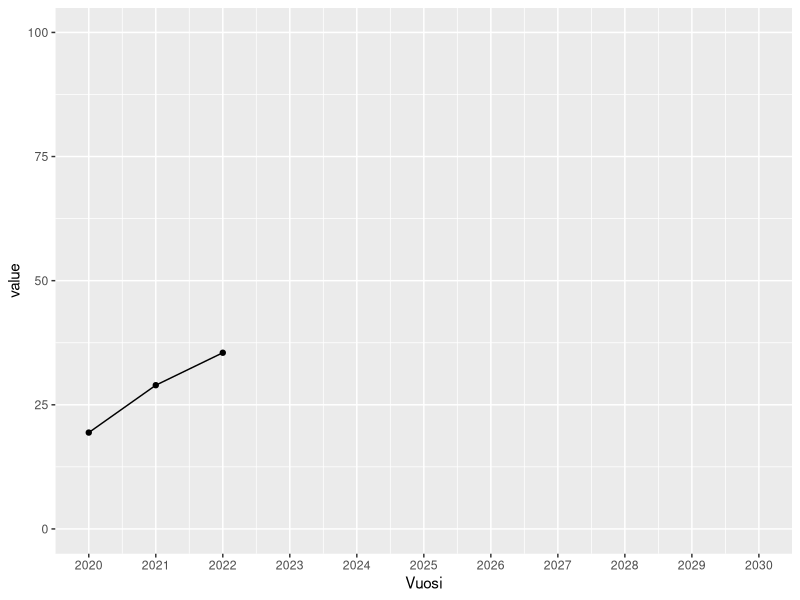
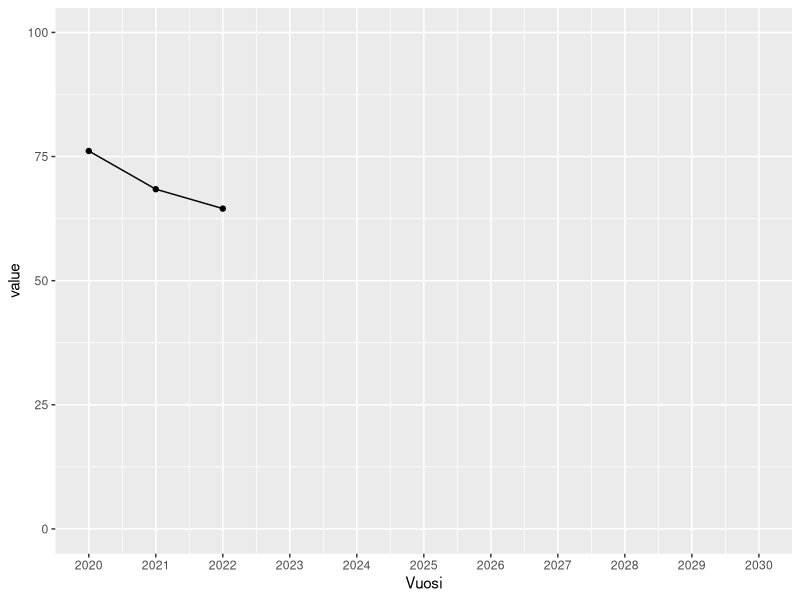
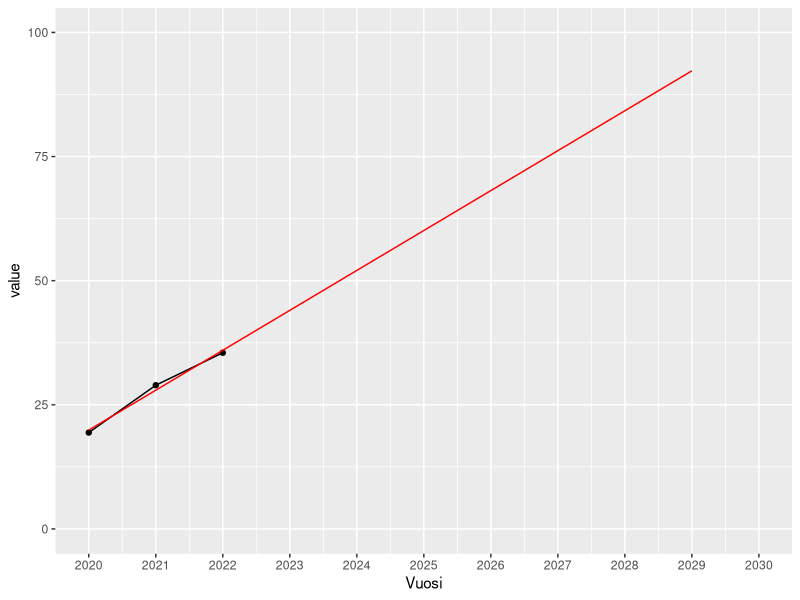
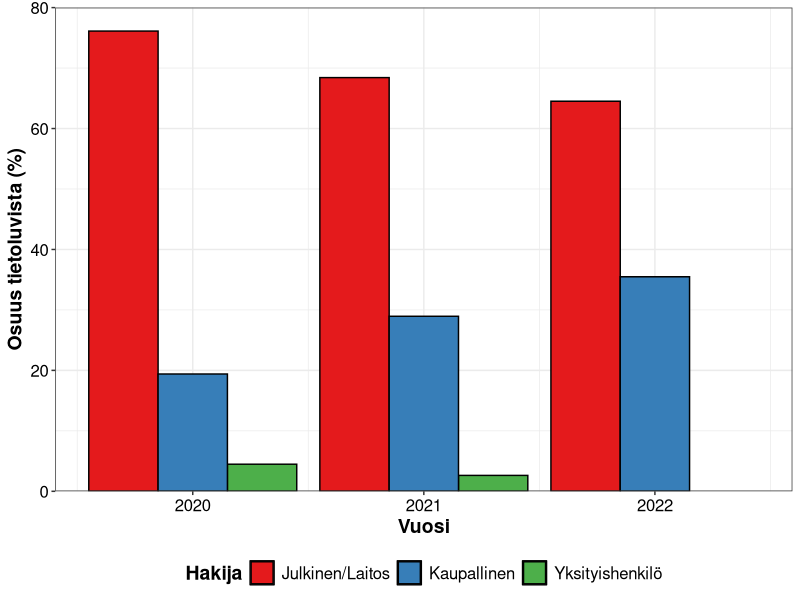
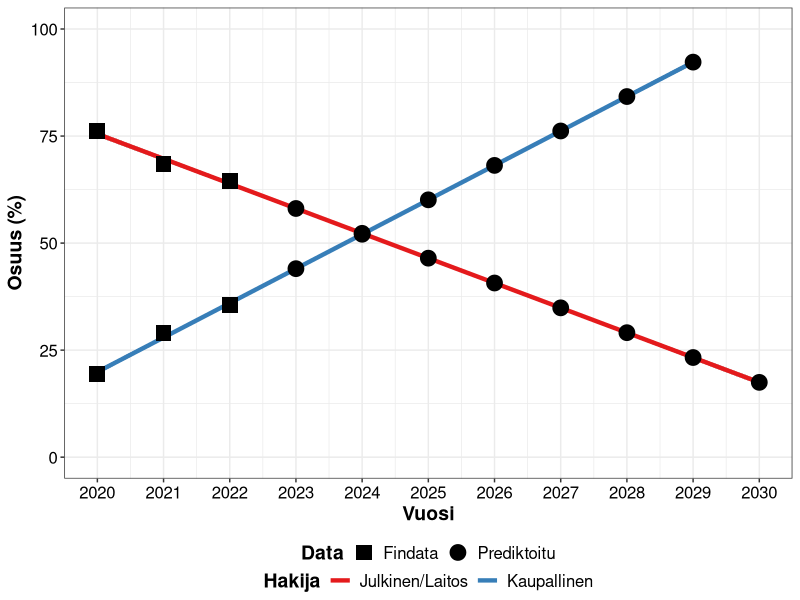
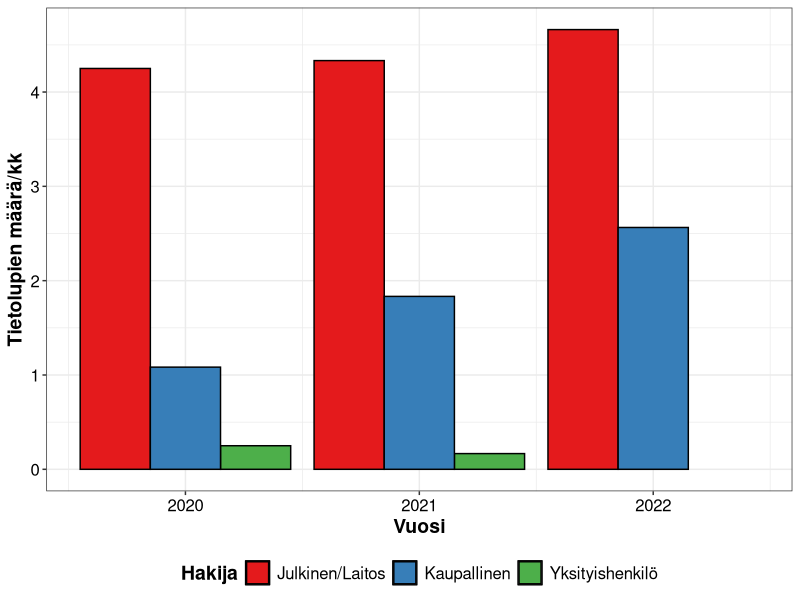

The R script that drew these images, in order:
# Title: Classify the affiliation of Findata applicants
# Date: 08/2022
# Author: Oscar Brück


# Load libraries
library(tidyverse)
library(readxl)
library(reshape2)



# Read data
setwd("/Users/oscarbruck/OneDrive - University of Helsinki/Tutkimus/Projekteja/Findata/")
## Data has been manually calculated from https://findata.fi/luvat/myonnetyt-luvat/
df <- readxl::read_xlsx("./findata_tietoluvat.xlsx")


# Modify data
## Wide to long
df1 <- melt(df, id.vars = c("Vuosi", "Kuukausia", "Tietoluvat"))
df1 <- df1 %>% 
  dplyr::mutate(
    ## Proportion per month
                value_mo = ifelse(value == 0, 0, value/Kuukausia),
                ## Proportion per Tietoluvat
                value = ifelse(value == 0, 0, value*100/Tietoluvat),
                ## Source
                variable = factor(variable, levels=c("Julkinen/Laitos", "Kaupallinen", "Yksityishenkilö"))) %>%
  dplyr::rename(Hakija = variable)


#########################################################################################################################################################
######################################### HAKIJA/TIETOLUVAT #############################################################################################
#########################################################################################################################################################


# Plot
png("./findata_tietoluvat1.png", width = 6, height = 5, res = 300, units = "in")
ggplot() +
  geom_bar(data = df1, aes(x = Vuosi, y = value, fill = Hakija), stat = "identity", color="black", position=position_dodge()) +
  # geom_bar(data = df1, aes(x = Vuosi, y = value, fill = Hakija), stat = "identity", color="black", position="fill") +
  labs(y="Osuus tietoluvista (%)") +
  scale_y_continuous(limits = c(0,80), expand = c(0, 0)) +
  scale_fill_brewer(palette="Set1") +
  theme_bw() +
  theme(axis.text.x = element_text(size=12, colour = "black"),
        axis.text.y = element_text(size=12, colour = "black"),
        axis.title.y = element_text(size=14, face="bold", colour = "black"),
        axis.title.x = element_text(size=14, face="bold", colour = "black"),
        legend.title = element_text(size=14, face="bold", colour = "black"),
        legend.text = element_text(size=12, colour = "black"),
        legend.key = element_rect(color="black"),
        legend.position = "bottom")
dev.off()



#########################################################################################################################################################
############################################ HAKIJA %/VUOSI LINEAARINEN REGRESSIO  ######################################################################
#########################################################################################################################################################


# Fit a linear regression
df1_oy <- df1 %>%
  dplyr::filter(Hakija == "Kaupallinen")
df1_oy$pred1 <- predict(lm(value ~ Vuosi, data=df1_oy))
df1_js <- df1 %>%
  dplyr::filter(Hakija == "Julkinen/Laitos")
df1_js$pred1 <- predict(lm(value ~ Vuosi, data=df1_js))


# Plot
## Kaupallinen
p_oy <- ggplot(df1_oy, aes(x = Vuosi, y=value)) +
  geom_line() +
  geom_point() +
  scale_x_continuous(limits = c(2020,2030), breaks = c(2020:2030)) +
  scale_y_continuous(limits = c(0,100))
print(p_oy)
## Julkinen/Laitos
p_js <- ggplot(df1_js, aes(x = Vuosi, y=value)) +
  geom_line() +
  geom_point() +
  scale_x_continuous(limits = c(2020,2030), breaks = c(2020:2030)) +
  scale_y_continuous(limits = c(0,100))
print(p_js)



# Extrapolate
## Kaupallinen
pred_oy <- data.frame(Vuosi=2020:2030, Hakija="Kaupallinen")
pred_oy$value <- predict(lm(value ~ Vuosi, data=df1_oy), newdata=pred_oy)
p_oy + geom_line(color="red", data=pred_oy)

## Julkinen/Laitos
pred_js <- data.frame(Vuosi=2020:2030, Hakija="Julkinen/Laitos")
pred_js$value <- predict(lm(value ~ Vuosi, data=df1_js), newdata=pred_js)




# Combine
pred <- rbind(pred_js, pred_oy)
# Replace predicted values (years 2020-2022) by the true values
pred1 <- pred %>%
  dplyr::filter(Vuosi > 2022) %>%
  dplyr::mutate(Data="Prediktoitu") %>%
  dplyr::full_join(df1 %>% dplyr::select(Vuosi, Hakija, value) %>% dplyr::filter(Hakija %in% c("Julkinen/Laitos", "Kaupallinen")) %>% dplyr::mutate(Data="Findata"))


# Plot
png("./findata_tietoluvat2.png", width = 6, height = 5, res = 300, units = "in")
ggplot(pred1, aes(x = Vuosi, y=value)) +
  geom_smooth(method = "lm", size = 1.5, aes(color=Hakija)) +
  geom_point(size = 5, aes(shape = Data)) +
  labs(y="Osuus (%)") +
  scale_x_continuous(limits = c(2020, 2030), breaks = c(2020:2030)) +
  scale_y_continuous(limits = c(0, 100)) +
  scale_color_brewer(palette="Set1") +
  scale_shape_manual(values = c(15, 19)) +
  theme_bw() +
  theme(axis.text.x = element_text(size=12, colour = "black"),
        axis.text.y = element_text(size=12, colour = "black"),
        axis.title.y = element_text(size=14, face="bold", colour = "black"),
        axis.title.x = element_text(size=14, face="bold", colour = "black"),
        legend.title = element_text(size=14, face="bold", colour = "black"),
        legend.text = element_text(size=12, colour = "black"),
        legend.box = "vertical",
        legend.position = "bottom",
        legend.margin = margin(),
        legend.spacing.y = unit(0.1, "cm")) +
  guides(color=guide_legend(override.aes=list(fill=NA)))
dev.off()



#########################################################################################################################################################
############################################ HAKIJA %/VUOSI BARPLOT #####################################################################################
#########################################################################################################################################################



# Plot
png("./findata_tietoluvat3.png", width = 6, height = 5, res = 300, units = "in")
ggplot() +
  geom_bar(data = df1, aes(x = Vuosi, y = value_mo, fill = Hakija), stat = "identity", color="black", position=position_dodge()) +
  # geom_bar(data = df1, aes(x = Vuosi, y = value_mo, fill = Hakija), stat="identity", color = "black") +
  scale_fill_brewer(palette="Set1") +
  labs(y="Tietolupien määrä/kk") +
  theme_bw() +
  theme(axis.text.x = element_text(size=12, colour = "black"),
        axis.text.y = element_text(size=12, colour = "black"),
        axis.title.y = element_text(size=14, face="bold", colour = "black"),
        axis.title.x = element_text(size=14, face="bold", colour = "black"),
        legend.title = element_text(size=14, face="bold", colour = "black"),
        legend.text = element_text(size=12, colour = "black"),
        legend.key = element_rect(color="black"),
        legend.position = "bottom")
dev.off()